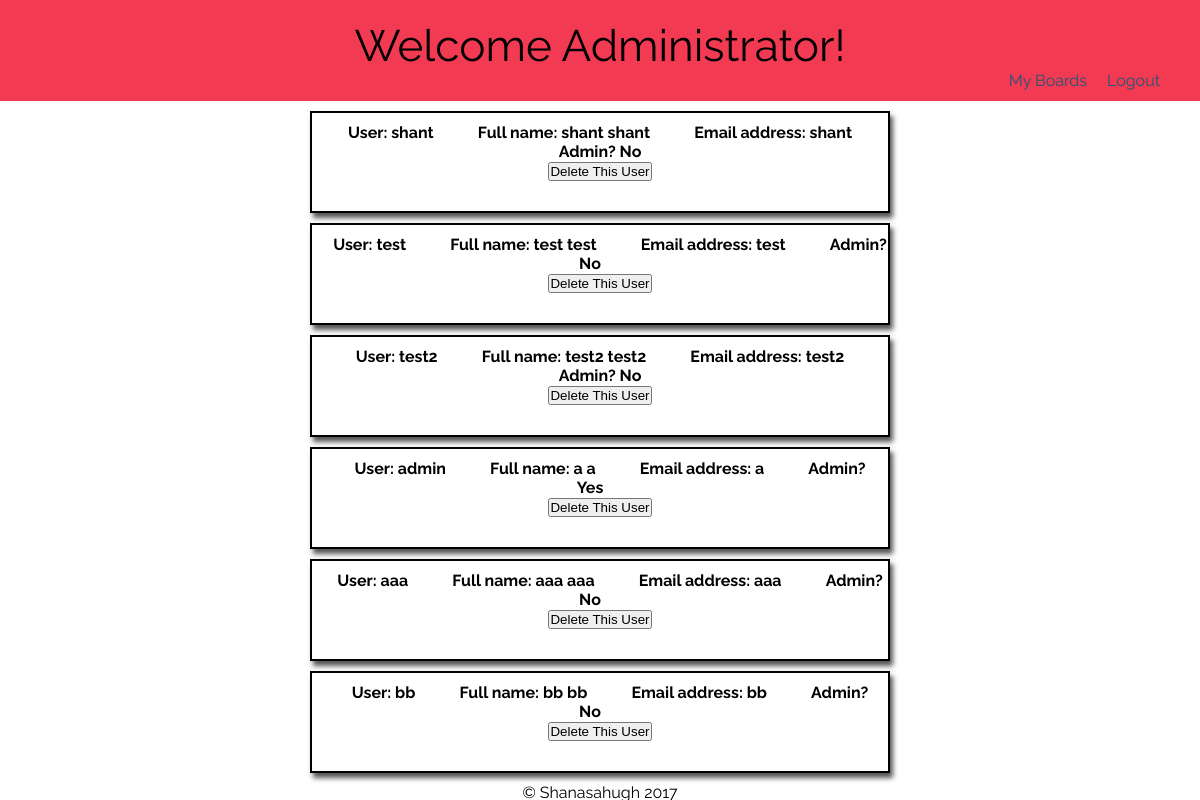
/admin.php (signed in), run on the app's committed database.
### tables this page shows
CREATE TABLE `users` (
  `u_id` int(11) NOT NULL,
  `u_uname` char(30) NOT NULL,
  `u_pword` varchar(256) NOT NULL,
  `u_fname` char(20) NOT NULL,
  `u_lname` char(30) NOT NULL,
  `u_email` char(40) NOT NULL,
  `u_isadmin` tinyint(1) NOT NULL DEFAULT '0'
);

### admin.php (the view, shortened to what this page needs)
<!DOCTYPE html>
<html>
  <head>
    <link rel="stylesheet" href="index.css">
  </head>
  <body>
    <div id="heading">
      <p>Welcome Administrator!</p>
      <?php
        if (isset($_SESSION["allowed"])&&$_SESSION['allowed']) {
          echo "<span><p><a href='logout.php'>Logout</a></p></span>";
          echo "<span><p><a href='myboards.php'>My Boards</a></p></span>";
        } else {
          echo "<span><p class=\"userControls\" id=\"signup\">Sign Up</p></span>
          <span><p class=\"userControls\" id=\"login\">Login</p></span>";
        }
      ?>
    </div>
    <div id="content">
      <?php
        require_once 'helperscripts/config.inc';
        $sql="select * from Users";
        $result = mysqli_query($link, $sql);
        if ($result) {
          while($row=mysqli_fetch_assoc($result)) {
            $userID = $row['u_id'];
            $uName = $row['u_uname'];
            $fName = $row['u_fname'];
            $lName = $row['u_lname'];
            $eMail = $row['u_email'];
            $isAd = $row['u_isadmin'];
            if ($isAd == 0) {
              $isAd = "No";
            } else if ($isAd == 1) {
              $isAd = "Yes";
            }
            echo "<div class='userDiv'>
                    <span>User: $uName</span>
                    <span>Full name: $fName $lName</span>
                    <span>Email address: $eMail</span>
                    <span>Admin? $isAd</span><br>
                    <button class='deleteUserBtn'>Delete This User</button>
                    <form class='deleteUserForm' action='deleteuser.php' method='post'>
                      <input type='hidden' name='userID' value='$userID'>
                      <input type='hidden' name='isAd' value='$isAd'>
                    </form>
                    <form class='userBoardsPage' action='administrateBoards.php' method='get'>
                      <input type='hidden' name='userID' value='$userID'>
                    </form>
                  </div>";
          }
        }
      ?>
    </div>
    <footer>&copy; Shanasahugh 2017</footer>
  </body>
</html>

### index.css (style rules this page uses)
* { padding: 0; margin: 0 auto; }
body { font-family: 'Raleway', sans-serif; }
footer { text-align: center; }
a { text-decoration: none; color: #257; }
#heading { margin-bottom: 10px; padding: 20px; padding-bottom: 30px; background-color: #4ea0ed; }
#heading > p { text-align: center; font-size: 44px; }
#heading > span > p { margin-right: 20px; float: right; cursor: pointer; }
#content { width: 80%; text-align: center; }
#content > div { box-shadow: 2px 2px 5px #555; vertical-align: top; cursor: pointer; }
#content > .userDiv { display: block; margin: 10px auto; width: 60%; height: auto; border: 2px solid black; box-shadow: 3px 5px 5px #555; padding-top: 10px; padding-bottom: 30px; }
#content > .userDiv > span { margin: 20px; font-size: 16px; font-weight: bold; }
@media screen and (min-width: 1106px) { #content > div { display: inline-block; width: 22%; border: 2px solid black; margin: 10px; } }

### admin.php (style rules this page uses)
#heading { background-color: #f23a52; }
#content > div { height: 300px; }

### data on the page
users: u_uname "shant", u_fname "shant", u_lname "shant", u_email "shant", u_isadmin "No"
users: u_uname "test", u_fname "test", u_lname "test", u_email "test", u_isadmin "No"
users: u_uname "test2", u_fname "test2", u_lname "test2", u_email "test2", u_isadmin "No"
users: u_uname "admin", u_fname "a", u_lname "a", u_email "a", u_isadmin "Yes"
users: u_uname "aaa", u_fname "aaa", u_lname "aaa", u_email "aaa", u_isadmin "No"
users: u_uname "bb", u_fname "bb", u_lname "bb", u_email "bb", u_isadmin "No"
